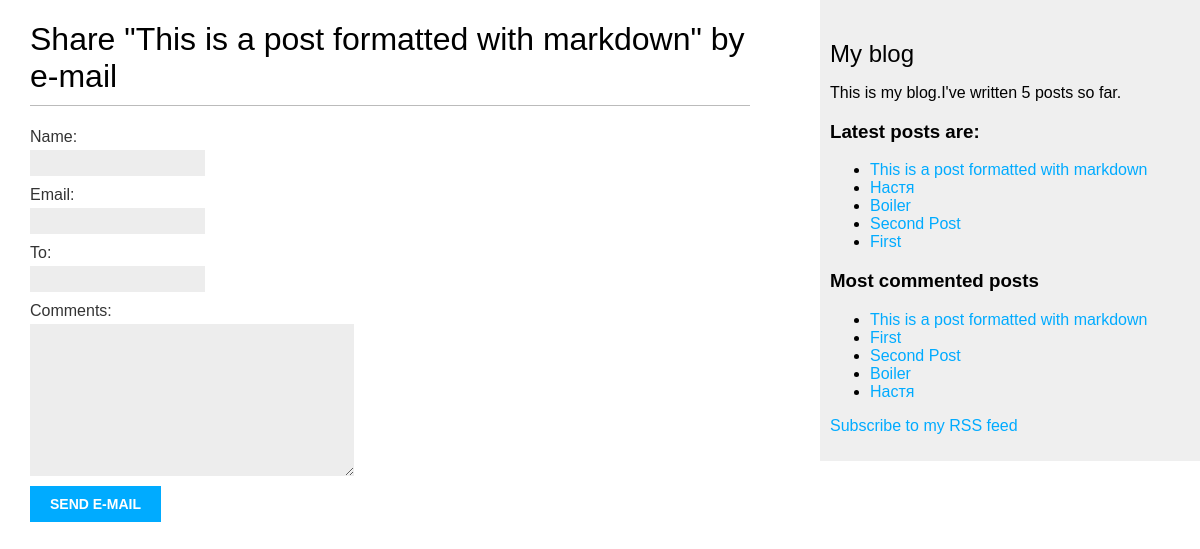
The page /blog/7/share/ on the database its author committed.
### blog/models.py (models this page shows, shortened)
class Post(models.Model):
	STATUS_CHOICES = (
		('draft', 'Draft'),
		('published', 'Published')
	)
	title = models.CharField(max_length=255)
	slug = models.SlugField(max_length=250, unique_for_date='publish')
	author = models.ForeignKey(
		User,
		on_delete=models.CASCADE,
		related_name='blog_posts'
	)
	body = models.TextField()
	publish = models.DateTimeField(default=timezone.now)
	created = models.DateTimeField(auto_now_add=True)
	updated = models.DateTimeField(auto_now=True)
	status = models.CharField(
		max_length=10,
		choices=STATUS_CHOICES,
		default='draft'
	)
	objects = models.Manager()
	published = PublishedManager()
	tags = TaggableManager()
	class Meta:
		ordering = ('-publish',)
	def get_absolute_url(self):
		return reverse('blog:post_detail', args=[
			self.publish.year,
			self.publish.month,
			self.publish.day,
			self.slug])

### blog/views.py (the view)
# urls.py: path('<int:post_id>/share/', views.post_share, name='post_share'),
def post_share(request, post_id):
	post = get_object_or_404(Post, id=post_id, status='published')
	sent = False
	if request.method == 'POST':
		form = EmailPostForm(request.POST)
		if form.is_valid():
			cd = form.cleaned_data
			post_url = request.build_absolute_uri(
				post.get_absolute_url())
			subject = f"{cd['name']} recommends you read " \
					  f"{post.title}"
			message = f"Read {post.title} at {post_url}\n\n" \
					  f"{cd['name']}\'s comments: {cd['comments']}"
			send_mail(subject, message, 'admin@myblog.com',
					  [cd['to']])
			sent = True
	else:
		form = EmailPostForm()
	return render(request, 'blog/post/share.html', {'post': post,
													'form': form,
													'sent': sent})

### blog/forms.py
class EmailPostForm(forms.Form):
    name = forms.CharField(max_length=25)
    email = forms.EmailField()
    to = forms.EmailField()
    comments = forms.CharField(
        required=False,
        widget=forms.Textarea
    )

### blog/models.py (called while the page is built)
	def get_queryset(self):
		return super(
			PublishedManager,
			self
		).get_queryset().filter(status='published')

### blog/templatetags/blog_tags.py (called while the page is built)
@register.simple_tag
def total_posts():
    return Post.published.count()

@register.inclusion_tag('blog/post/latest_posts.html')
def show_latest_posts(count=5):
    latest_posts = Post.published.order_by('-publish')[:count]
    return {'latest_posts': latest_posts}

@register.simple_tag
def get_most_commented_posts(count=5):
    return Post.published.annotate(
        total_comments=Count('comments')
    ).order_by('-total_comments')[:count]

### blog/templates/blog/post/share.html (shortened to what this page needs)
{% extends "blog/base.html" %}
{% block content %}
  {% if sent %}
    <h1>E-mail successfully sent</h1>
    <p>
      "{{ post.title }}" was successfully sent to {{ form.cleaned_data.to }}.
    </p>
  {% else %}
    <h1>Share "{{ post.title }}" by e-mail</h1>
    <form method="post">
      {{ form.as_p }}
      <input type="submit" value="Send e-mail">
    </form>
  {% endif %}
{% endblock %}

### blog/templates/blog/base.html (shortened to what this page needs)
{% load blog_tags %}
{% load static %}
<!DOCTYPE html>
<html lang="en">
<head>
    <link href="{% static 'css/blog.css' %}" rel="stylesheet">
</head>
<body>
    <div id="content">
        {% block content %}
        {% endblock %}
    </div>
    <div id="sidebar">
        <h2>My blog</h2>
        <p>This is my blog.I've written {% total_posts %} posts so far.</p>
        <h3>Latest posts are:</h3>
        {% show_latest_posts %}
        <h3>Most commented posts</h3>
        {% get_most_commented_posts as most_commented_posts %}
        <ul>
            {% for post in most_commented_posts %}
                <li>
                  <a href="{{ post.get_absolute_url }}">{{ post.title }}</a>
                </li>
            {% endfor %}
        </ul>
        <p>
            <a href="{% url 'blog:post_feed' %}">Subscribe to my RSS feed</a>
        </p>
    </div>
</body>
</html>

### blog/templates/blog/post/latest_posts.html
<ul>
  {% for post in latest_posts %}
    <li>
      <a href="{{ post.get_absolute_url }}">{{ post.title }}</a>
    </li>
  {% endfor %}
</ul>

### blog/static/css/blog.css (style rules this page uses)
body { margin:0; padding:0; font-family:helvetica, sans-serif; }
a { color:#00abff; text-decoration:none; }
h1 { font-weight:normal; border-bottom:1px solid #bbb; padding:0 0 10px 0; }
h2 { font-weight:normal; margin:30px 0 0; }
#content { float:left; width:60%; padding:0 0 0 30px; }
#sidebar { float:right; width:30%; padding:10px; background:#efefef; height:100%; }
label { float:left; clear:both; color:#333; margin-bottom:4px; }
input, textarea { clear:both; float:left; margin:0 0 10px; background:#ededed; border:0; padding:6px 10px; font-size:12px; }
input[type=submit] { font-weight:bold; background:#00abff; color:#fff; padding:10px 20px; font-size:14px; text-transform:uppercase; }

### rows shown on the page
Post: title "This is a post formatted with markdown"
Post: title "Настя"
Post: title "Boiler"
Post: title "Second Post"
Post: title "First"
